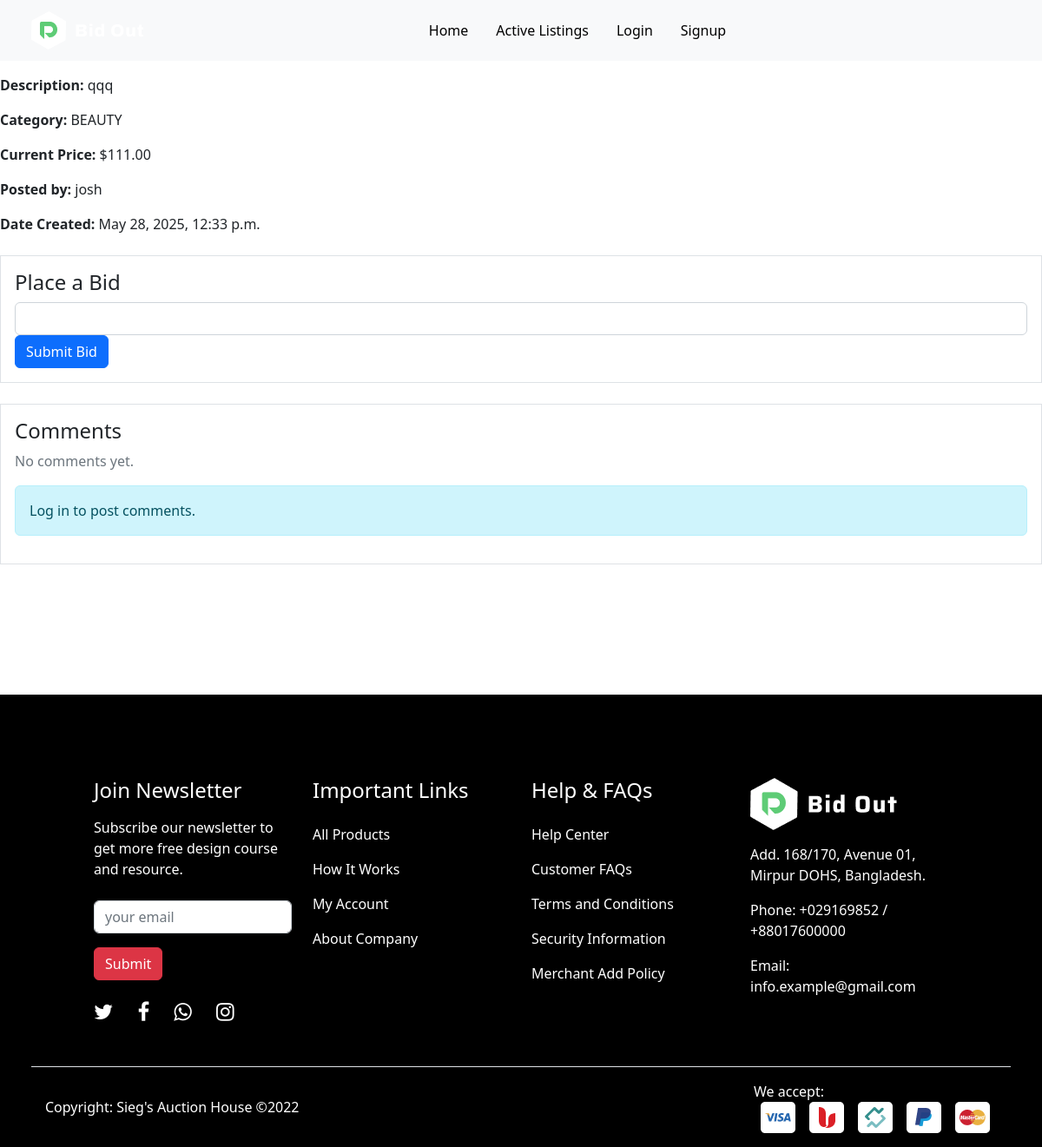
Page /listing/21/ on the committed database.
### auctions/models.py (models this page shows, shortened)
class AuctionListing(models.Model):
    title = models.CharField(max_length=100)
    description = models.TextField()
    starting_bid = models.DecimalField(max_digits=10, decimal_places=2)
    current_price = models.DecimalField(max_digits=10, decimal_places=2)
    imageurl = models.URLField(blank=True, null=True)
    category = models.ForeignKey(Category, on_delete=models.CASCADE)
    date_added = models.DateTimeField(auto_now_add=True)
    end_date = models.DateTimeField(null=True, blank=True)  # Added this field
    author = models.ForeignKey(User, on_delete=models.CASCADE, related_name='listings')
    is_active = models.BooleanField(default=True)
    winner = models.ForeignKey(User, on_delete=models.SET_NULL, null=True, blank=True, related_name='won_auctions')
    class Meta:
        ordering = ['-date_added']

class Category(models.Model):
    category_name = models.CharField(max_length=100)
    def __str__(self):
        return self.category_name
    class Meta:
        verbose_name_plural = "Categories"

class User(AbstractUser):
    def __str__(self):
        return self.username

### auctions/views.py (the view)
# urls.py: path('listing/<int:listing_id>/', views.listing_detail, name='listing_detail'),
def listing_detail(request, listing_id):
    listing = get_object_or_404(AuctionListing, id=listing_id)
    comments = UserComments.objects.filter(listing=listing).order_by('-date_added')
    user_watchlist_ids = []
    if request.user.is_authenticated:
        user_watchlist_ids = request.user.user_watchlist.values_list('listing_id', flat=True)
    return render(request, "auctions/listing_detail.html", {
        "listing": listing,
        "user_watchlist_ids": user_watchlist_ids,
        "comments": comments
    })

### auctions/templates/auctions/listing_detail.html (shortened to what this page needs)
{% extends "auctions/layout.html" %}
{% block content %}
    <h2>{{ listing.title }}</h2>
    <p><strong>Description:</strong> {{ listing.description }}</p>
    <p><strong>Category:</strong> {{ listing.category }}</p>
    <p><strong>Current Price:</strong> ${{ listing.current_price }}</p>
    <p><strong>Posted by:</strong> {{ listing.author.username }}</p>
    <p><strong>Date Created:</strong> {{ listing.date_added }}</p>
    <div class="mt-4 border p-3">
        <h4>Place a Bid</h4>
        <form method="post" action="{% url 'auctions:listing_detail' listing.id %}">
            <div class="form-group">
                <input type="number" name="bid_amount" min="{{ listing.current_price|add:'0.01' }}" step="0.01" class="form-control" required>
            </div>
            <button type="submit" class="btn btn-primary">Submit Bid</button>
        </form>
    </div>
<div class="mt-4 border p-3">
    <h4>Comments</h4>
    {% if comments %}
        {% for comment in comments %}
            <div class="mb-3 p-2 border-bottom">
                <strong>{{ comment.commenter.username }}</strong>
                <small class="text-muted">({{ comment.date_added|date:"M d, Y H:i" }})</small>
                <p class="mt-1">{{ comment.comment }}</p>
            </div>
        {% endfor %}
    {% else %}
        <p class="text-muted">No comments yet.</p>
    {% endif %}
    {% if user.is_authenticated %}
        <form method="post" action="{% url 'auctions:add_comment' listing.id %}" class="mt-3">
            {% csrf_token %}
            <div class="form-group">
                <textarea name="comment" class="form-control" rows="3" placeholder="Add your comment..." required></textarea>
            </div>
            <button type="submit" class="btn btn-primary">Post Comment</button>
        </form>
    {% else %}
        <div class="alert alert-info">
            <a href="{% url 'auctions:login' %}">Log in</a> to post comments.
        </div>
    {% endif %}
</div>
{% endblock %}

### static/assets/css/style.css (style rules this page uses)
* { box-sizing: border-box; }
a { color: unset; text-decoration: none; }

### rows in the picture
AuctionListing: description "qqq", category "BEAUTY", current_price "111.00", author.username "josh", date_added "May 28, 2025, 12:33 p.m."
